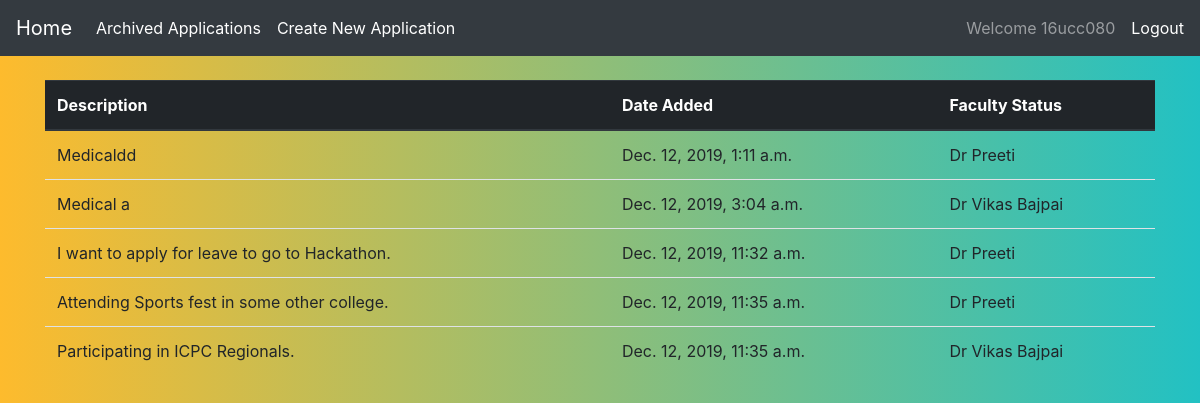
Page /student/pending-application (signed in) on the committed database.
### student/models.py (models this page shows, shortened)
class Application(models.Model):
    author = models.ForeignKey(Student, on_delete=models.CASCADE)
    docs = models.FileField(upload_to='applications')
    description = models.TextField(default='Medical')
    is_pending = models.BooleanField(default=True)
    faculty = models.ForeignKey(Faculty, on_delete=models.CASCADE)
    dateAdded = models.DateTimeField(auto_now_add=True)
    dateProcessed = models.DateTimeField(auto_now=True)
    accepted = models.BooleanField(default=False)
    rejected = models.BooleanField(default=False)
    from_Date = models.DateField(default=timezone.now)
    to_Date = models.DateField(default=timezone.now)

### faculty/models.py (models this page shows, shortened)
class Faculty(models.Model):
    DEPARTMENT = (
        ('ECE', 'ECE'),
        ('CSE', 'CSE'),
        ('ME', 'ME'),
        ('Medical', 'Medical'),
        ('Dean', 'Dean')
    )
    user = models.OneToOneField(User, on_delete=models.CASCADE)
    department = models.CharField(max_length=30, choices=DEPARTMENT)
    level = models.IntegerField(default=2)

### student/views.py (the view)
# urls.py: path('pending-application', views.PendingApplication, name='StudentPendingApplication'),
@login_required(login_url='studentLogin', redirect_field_name='StudentHome')
def PendingApplication(request):
    user = request.user
    student = Student.objects.all().filter(user=user).first()
    application = Application.objects.all().filter(author=student,is_pending=True)
    context = {
        "title":"Pending Applications",
        'applications': application
    }
    return render(request, 'student/pending.html', context)

### student/templates/student/pending.html (shortened to what this page needs)
{% extends 'manager/base.html' %}
{% block content %}
    <nav class="navbar navbar-expand-lg navbar-dark bg-dark">
        <a class="navbar-brand" href="{% url 'StudentHome' %}">Home</a>
        <div class="collapse navbar-collapse" id="navbarText">
            <ul class="navbar-nav mr-auto">
                <li class="nav-item active">
                    <a class="nav-link" href="{% url 'StudentArchivedApplication' %}">Archived Applications</a>
                </li>
                <li class="nav-item active">
                    <a class="nav-link" href="{% url 'NewApplication' %}">Create New Application</a>
                </li>
            </ul>
            <span class="navbar-text mr-3">
                Welcome {{request.user}}
            </span>
            <span class="navbar-text">
                <a href="{% url 'studentLogout' %}">Logout</a>
            </span>
        </div>
    </nav>
    <div class="container">
        <table class="table mt-4 mb-4">
            <thead class="thead-dark">
                <tr>
                    <th scope="col">Description</th>
                    <th scope="col">Date Added</th>
                    <th scope="col">Faculty Status</th>
                </tr>
            </thead>
            <tbody>
                {% for application in applications %}
                    <tr>
                        <td>
                            {{application.description}}
                        </td>
                        <td>
                            {{application.dateAdded}}
                        </td>
                        <td>
                            {{application.faculty.user.first_name}} {{application.faculty.user.last_name}}
                        </td>
                    </tr>
                {% endfor %}
            </tbody>
        </table>
    </div>
{% endblock %}

### manager/templates/manager/base.html (style rules this page uses)
html, body { height: 100%; width: 100%; }
body { height: 100%; width: 100%; background: #22c1c3; background: -webkit-linear-gradient(to right, #fdbb2d, #22c1c3); background: linear-gradient(to right, #fdbb2d, #22c1c3); }

### rows in the picture
Application: description "Medicaldd", dateAdded "Dec. 12, 2019, 1:11 a.m.", faculty.user.first_name "Dr", faculty.user.last_name "Preeti"
Application: description "Medical a", dateAdded "Dec. 12, 2019, 3:04 a.m.", faculty.user.first_name "Dr Vikas", faculty.user.last_name "Bajpai"
Application: description "I want to apply for leave to go to Hackathon.", dateAdded "Dec. 12, 2019, 11:32 a.m.", faculty.user.first_name "Dr", faculty.user.last_name "Preeti"
Application: description "Attending Sports fest in some other college.", dateAdded "Dec. 12, 2019, 11:35 a.m.", faculty.user.first_name "Dr", faculty.user.last_name "Preeti"
Application: description "Participating in ICPC Regionals.", dateAdded "Dec. 12, 2019, 11:35 a.m.", faculty.user.first_name "Dr Vikas", faculty.user.last_name "Bajpai"

### other values in the picture
{{ request.user }} "16ucc080"
